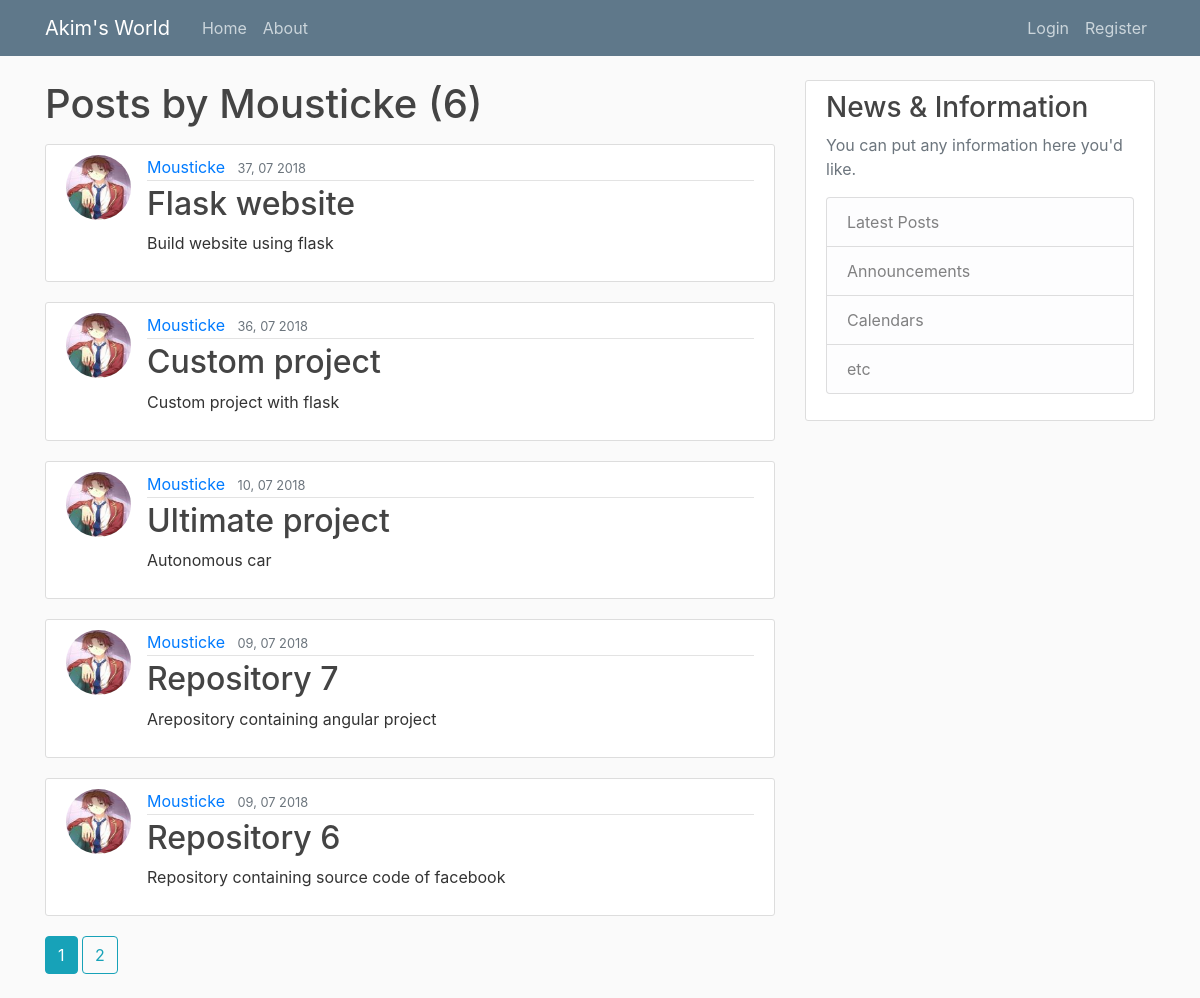
The page /users/Mousticke on the database its author committed.
### flaskwebapp/models.py (models this page shows, shortened)
class User(db.Model, UserMixin):
    id = db.Column(db.Integer, primary_key=True)
    username = db.Column(db.String(20), unique=True, nullable=False)
    email = db.Column(db.String(120), unique=True, nullable=False)
    image_file = db.Column(db.String(20), nullable=False, default='default.jpg')
    password = db.Column(db.String(60), nullable=False)
    posts = db.relationship('Post', backref='author', lazy=True)

class Post(db.Model):
    id = db.Column(db.Integer, primary_key=True)
    title = db.Column(db.String(100), nullable=False)
    date_posted = db.Column(db.DateTime, nullable=False, default=datetime.utcnow)
    content = db.Column(db.Text, nullable=False)
    user_id =  db.Column(db.Integer, db.ForeignKey('user.id'), nullable=False)

### flaskwebapp/routes.py (the view)
@app.route('/users/<string:username>')
def user_posts(username):
    page = request.args.get('page', 1, type=int)
    user = User.query.filter_by(username=username).first_or_404()
    posts = Post.query.filter_by(author=user).order_by(Post.date_posted.desc()).paginate(page=page, per_page=5)
    return render_template('user_posts.html', user_posts=posts, user=user)

### flaskwebapp/templates/user_posts.html
{% extends "layout.html" %}
{% block content %}
    <h1 class="mb-3">Posts by {{ user.username }} ({{ user_posts.total }}) </h1>
    {% for post in user_posts.items %}
        <article class="media content-section">
            <img class="rounded-circle article-img" src="{{ url_for('static', filename='profile_pics/' + post.author.image_file) }}" alt="">
            <div class="media-body">
                <div class="article-metadata">
                    <a class="mr-2" href="{{ url_for('user_posts', username=post.author.username) }}">{{ post.author.username }}</a>
                    <small class="text-muted">{{ post.date_posted.strftime('%M, %d %Y') }}</small>
                </div>
                <h2><a class="article-title" href="{{ url_for('post', post_id=post.id ) }}">{{ post.title }}</a></h2>
                <p class="article-content">{{ post.content }}</p>
            </div>
        </article>
    {% endfor %}
    {% for page_num in user_posts.iter_pages(left_edge=1, right_edge=1, left_current=1, right_current=2)  %}
        {% if page_num %}
            {% if user_posts.page == page_num %}
                <a class="btn btn-info mb-4" href="{{ url_for('user_posts', username=user.username, page=page_num) }}">{{ page_num }}</a>
            {% else %}
                <a class="btn btn-outline-info mb-4" href="{{ url_for('user_posts', username=user.username, page=page_num) }}">{{ page_num }}</a>
            {% endif %}
        {% else %}
            ...
        {% endif %}
    {% endfor %}
{% endblock content %}

### flaskwebapp/templates/layout.html (shortened to what this page needs)
<!DOCTYPE html>
<html>
<head>
    <link rel="stylesheet" href="https://maxcdn.bootstrapcdn.com/bootstrap/4.0.0-beta.2/css/bootstrap.min.css">
    <link rel="stylesheet" type="text/css" href="{{ url_for('static', filename='main.css') }}" />
</head>
<body>
    <header class="site-header">
        <nav class="navbar navbar-expand-md navbar-dark bg-steel fixed-top">
            <div class="container">
            <a class="navbar-brand mr-4" href="{{ url_for('home') }}">Akim's World</a>
            <div class="collapse navbar-collapse" id="navbarToggle">
                <div class="navbar-nav mr-auto">
                    <a class="nav-item nav-link" href="{{ url_for('home') }}">Home</a>
                    <a class="nav-item nav-link" href="{{ url_for('about') }}">About</a>
                </div>
                <div class="navbar-nav">
                    {% if current_user.is_authenticated %}
                        <a class="nav-item nav-link" href="{{ url_for('new_post') }}">New Post</a>
                        <a class="nav-item nav-link" href="{{ url_for('account') }}">Account</a>
                        <a class="nav-item nav-link" href="{{ url_for('logout') }}">Logout</a>
                    {% else %}
                        <a class="nav-item nav-link" href="{{ url_for('login') }}">Login</a>
                        <a class="nav-item nav-link" href="{{ url_for('register') }}">Register</a>
                    {% endif %}
                </div>
            </div>
            </div>
        </nav>
    </header>
    <main role="main" class="container">
        <div class="row">
            <div class="col-md-8">
                {% block content %}{% endblock %}
            </div>
            <div class="col-md-4">
                <div class="content-section">
                    <h3>News & Information</h3>
                    <p class='text-muted'>You can put any information here you'd like.
                    <ul class="list-group">
                        <li class="list-group-item list-group-item-light">Latest Posts</li>
                        <li class="list-group-item list-group-item-light">Announcements</li>
                        <li class="list-group-item list-group-item-light">Calendars</li>
                        <li class="list-group-item list-group-item-light">etc</li>
                    </ul>
                    </p>
                </div>
            </div>
        </div>
    </main>
</body>
</html>

### flaskwebapp/static/main.css (style rules this page uses)
body { background: #fafafa; color: #333333; margin-top: 5rem; }
h1, h2, h3, h4, h5, h6 { color: #444444; }
.bg-steel { background-color: #5f788a; }
.site-header .navbar-nav .nav-link { color: #cbd5db; }
.content-section { background: #ffffff; padding: 10px 20px; border: 1px solid #dddddd; border-radius: 3px; margin-bottom: 20px; }
.article-title { color: #444444; }
.article-content { white-space: pre-line; }
.article-img { height: 65px; width: 65px; margin-right: 16px; }
.article-metadata { padding-bottom: 1px; margin-bottom: 4px; border-bottom: 1px solid #e3e3e3 }

### rows shown on the page
User: username "Mousticke"
Post: image_file (picture), author.username "Mousticke", date_posted "37, 07 2018", title "Flask website", content "Build website using flask"
Post: image_file (picture), author.username "Mousticke", date_posted "36, 07 2018", title "Custom project", content "Custom project with flask"
Post: image_file (picture), author.username "Mousticke", date_posted "10, 07 2018", title "Ultimate project", content "Autonomous car"
Post: image_file (picture), author.username "Mousticke", date_posted "09, 07 2018", title "Repository 7", content "Arepository containing angular project"
Post: image_file (picture), author.username "Mousticke", date_posted "09, 07 2018", title "Repository 6", content "Repository containing source code of facebook"

### other values the page prints
{{ user_posts.total }} "6"
{{ page_num }} "1"
{{ page_num }} "2"
